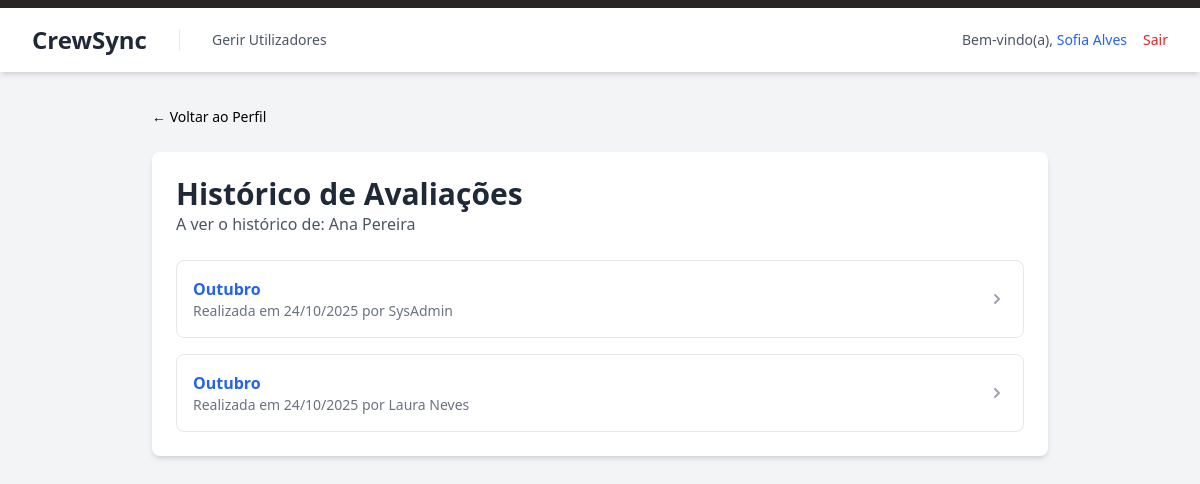
Page /public/historico_avaliacoes.php?id=5 (signed in) on the committed database.
### tables this page shows
CREATE TABLE `funcionarios` (
  `id` int(10) UNSIGNED NOT NULL,
  `numero_funcionario` varchar(20) DEFAULT NULL,
  `nome_completo` varchar(255) NOT NULL,
  `email_corporativo` varchar(255) DEFAULT NULL,
  `cargo` varchar(100) NOT NULL,
  `departamento` varchar(100) NOT NULL,
  `sector_piscina` int(10) UNSIGNED DEFAULT NULL COMMENT 'Número do sector específico para quem trabalha nas Piscinas',
  `foto_path` varchar(255) DEFAULT NULL,
  `nfc_card_id` varchar(50) DEFAULT NULL,
  `data_contratacao` date NOT NULL,
  `ativo` tinyint(1) NOT NULL DEFAULT 1,
  `created_at` timestamp NOT NULL DEFAULT current_timestamp(),
  `updated_at` timestamp NOT NULL DEFAULT current_timestamp() ON UPDATE current_timestamp()
);

CREATE TABLE `avaliacoes` (
  `id` int(10) UNSIGNED NOT NULL,
  `funcionario_id` int(10) UNSIGNED NOT NULL,
  `avaliador_user_id` int(10) UNSIGNED DEFAULT NULL,
  `periodo` varchar(100) NOT NULL,
  `data_avaliacao` date NOT NULL,
  `comentarios_finais` text DEFAULT NULL,
  `objetivos_futuros` text DEFAULT NULL,
  `status` varchar(50) NOT NULL DEFAULT 'Concluída'
);

### public/historico_avaliacoes.php (the view, shortened to what this page needs)
<?php
require_once '../config/db.php';
$funcionario_id = (int)$_GET['id'];
try {
    $stmt_func = $pdo->prepare("SELECT nome_completo FROM funcionarios WHERE id = ?");
    $stmt_func->execute([$funcionario_id]);
    $funcionario_nome = $stmt_func->fetchColumn();
    $stmt_avaliacoes = $pdo->prepare("
        SELECT a.*, COALESCE(u.nome, u.email) as avaliador_nome
        FROM avaliacoes a
        LEFT JOIN utilizadores u ON a.avaliador_user_id = u.id
        WHERE a.funcionario_id = ?
        ORDER BY a.data_avaliacao DESC
    ");
    $stmt_avaliacoes->execute([$funcionario_id]);
    $avaliacoes = $stmt_avaliacoes->fetchAll(PDO::FETCH_ASSOC);
} catch (PDOException $e) {
    die("Erro ao carregar o histórico: " . $e->getMessage());
}
?>
<!DOCTYPE html>
<html lang="pt-PT" class="bg-gray-100">
<head>
    <link href="<?= BASE_URL ?>/public/css/style.css" rel="stylesheet">
</head>
<body class="bg-gray-100">
    <?php include_once '../src/templates/header.php'; ?>
    <main class="p-8">
        <div class="max-w-4xl mx-auto">
            <div class="mb-6">
                <a href="funcionario_detalhe.php?id=<?= $funcionario_id ?>" class="inline-flex items-center gap-2 text-sm ...">
                    &larr; Voltar ao Perfil
                </a>
            </div>
            <div class="bg-white rounded-lg shadow-md p-6">
                <h1 class="text-3xl font-bold text-gray-800">Histórico de Avaliações</h1>
                <p class="text-gray-600 mb-6">A ver o histórico de: <strong class="font-medium"><?= htmlspecialchars($funcionario_nome) ?></strong></p>
                <div class="space-y-4">
                    <?php if (empty($avaliacoes)): ?>
                        <p class="text-center text-gray-500 py-12">Nenhum registo de avaliação encontrado.</p>
                    <?php else: ?>
                        <?php foreach ($avaliacoes as $avaliacao): ?>
                            <a href="ver_avaliacao.php?id=<?= $avaliacao['id'] ?>" class="block border rounded-lg p-4 transition-all duration-300 hover:bg-gray-50 hover:shadow-sm">
                                <div class="flex justify-between items-center">
                                    <div>
                                        <p class="font-semibold text-blue-600"><?= htmlspecialchars($avaliacao['periodo']) ?></p>
                                        <p class="text-sm text-gray-500">
                                            Realizada em <?= htmlspecialchars(date('d/m/Y', strtotime($avaliacao['data_avaliacao']))) ?>
                                            por <?= htmlspecialchars($avaliacao['avaliador_nome'] ?? 'Utilizador Apagado') ?>
                                        </p>
                                    </div>
                                    <svg xmlns="http://www.w3.org/2000/svg" class="h-5 w-5 text-gray-400" viewBox="0 0 20 20" fill="currentColor"><path fill-rule="evenodd" d="M7.293 14.707a1 1 0 010-1.414L10.586 10 7.293 6.707a1 1 0 011.414-1.414l4 4a1 1 0 010 1.414l-4 4a1 1 0 01-1.414 0z" clip-rule="evenodd" /></svg>
                                </div>
                            </a>
                        <?php endforeach; ?>
                    <?php endif; ?>
                </div>
            </div>
        </div>
    </main>
</body>
</html>

### public/css/style.css (style rules this page uses)
html, :host { line-height: 1.5; -webkit-text-size-adjust: 100%; -moz-tab-size: 4; -o-tab-size: 4; tab-size: 4; font-family: ui-sans-serif, system-ui, sans-serif, "Apple Color Emoji", "Segoe UI Emoji", "Segoe UI Symbol", "Noto Color Emoji"; font-feature-settings: normal; font-variation-settings: normal; -webkit-tap-highlight-color: transparent; }
body { margin: 0; line-height: inherit; }
h1, h2, h3, h4, h5, h6 { font-size: inherit; font-weight: inherit; }
a { color: inherit; text-decoration: inherit; }
b, strong { font-weight: bolder; }
blockquote, dl, dd, h1, h2, h3, h4, h5, h6, hr, figure, p, pre { margin: 0; }
img, svg, video, canvas, audio, iframe, embed, object { display: block; vertical-align: middle; }
.mx-auto { margin-left: auto; margin-right: auto; }
.mb-6 { margin-bottom: 1.5rem; }
.block { display: block; }
.flex { display: flex; }
.inline-flex { display: inline-flex; }
.h-5 { height: 1.25rem; }
.w-5 { width: 1.25rem; }
.max-w-4xl { max-width: 56rem; }
.items-center { align-items: center; }
.justify-between { justify-content: space-between; }
.gap-2 { gap: 0.5rem; }
.space-y-4 > :not([hidden]) ~ :not([hidden]) { --tw-space-y-reverse: 0; margin-top: calc(1rem * calc(1 - var(--tw-space-y-reverse))); margin-bottom: calc(1rem * var(--tw-space-y-reverse)); }
.rounded-lg { border-radius: 0.5rem; }
.border { border-width: 1px; }
.bg-gray-100 { --tw-bg-opacity: 1; background-color: rgb(243 244 246 / var(--tw-bg-opacity, 1)); }
.bg-white { --tw-bg-opacity: 1; background-color: rgb(255 255 255 / var(--tw-bg-opacity, 1)); }
.p-4 { padding: 1rem; }
.p-6 { padding: 1.5rem; }
.p-8 { padding: 2rem; }
.text-3xl { font-size: 1.875rem; line-height: 2.25rem; }
.text-sm { font-size: 0.875rem; line-height: 1.25rem; }
.font-bold { font-weight: 700; }
.font-medium { font-weight: 500; }
.font-semibold { font-weight: 600; }
.text-blue-600 { --tw-text-opacity: 1; color: rgb(37 99 235 / var(--tw-text-opacity, 1)); }
.text-gray-400 { --tw-text-opacity: 1; color: rgb(156 163 175 / var(--tw-text-opacity, 1)); }
.text-gray-500 { --tw-text-opacity: 1; color: rgb(107 114 128 / var(--tw-text-opacity, 1)); }
.text-gray-600 { --tw-text-opacity: 1; color: rgb(75 85 99 / var(--tw-text-opacity, 1)); }
.text-gray-800 { --tw-text-opacity: 1; color: rgb(31 41 55 / var(--tw-text-opacity, 1)); }
.shadow-md { --tw-shadow: 0 4px 6px -1px rgb(0 0 0 / 0.1), 0 2px 4px -2px rgb(0 0 0 / 0.1); --tw-shadow-colored: 0 4px 6px -1px var(--tw-shadow-color), 0 2px 4px -2px var(--tw-shadow-color); box-shadow: var(--tw-ring-offset-shadow, 0 0 #0000), var(--tw-ring-shadow, 0 0 #0000), var(--tw-shadow); }
.transition-all { transition-property: all; transition-timing-function: cubic-bezier(0.4, 0, 0.2, 1); transition-duration: 150ms; }
.duration-300 { transition-duration: 300ms; }

### rows in the picture
funcionarios: nome_completo "Ana Pereira"
avaliacoes: periodo "Outubro", data_avaliacao "24/10/2025", avaliador_nome "SysAdmin"
avaliacoes: periodo "Outubro", data_avaliacao "24/10/2025", avaliador_nome "Laura Neves"

### other values in the picture
$_SESSION['user_name'] "Sofia Alves"
